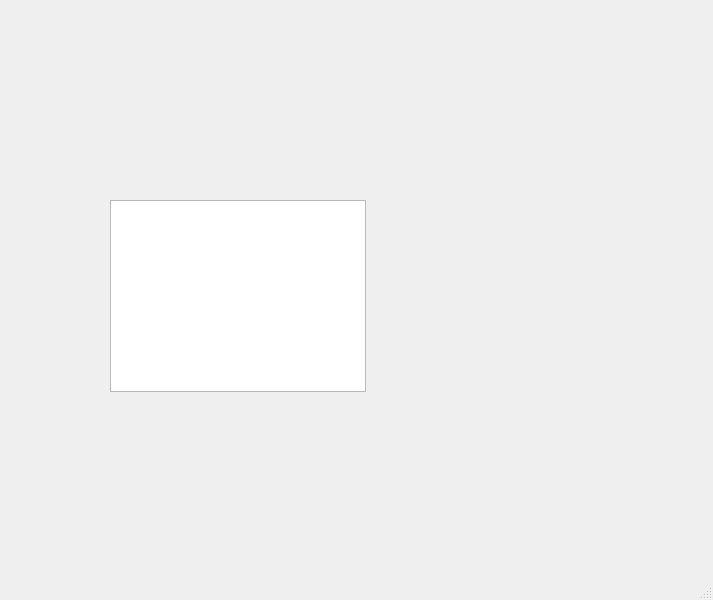
<?xml version="1.0" encoding="UTF-8"?>
<ui version="4.0">
 <class>MainWindow</class>
 <widget class="QMainWindow" name="MainWindow">
  <property name="geometry">
   <rect>
    <x>0</x>
    <y>0</y>
    <width>713</width>
    <height>600</height>
   </rect>
  </property>
  <property name="windowTitle">
   <string>MainWindow</string>
  </property>
  <widget class="QWidget" name="centralwidget">
   <widget class="QGraphicsView" name="graphicsView">
    <property name="geometry">
     <rect>
      <x>110</x>
      <y>200</y>
      <width>256</width>
      <height>192</height>
     </rect>
    </property>
   </widget>
  </widget>
  <widget class="QMenuBar" name="menubar">
   <property name="geometry">
    <rect>
     <x>0</x>
     <y>0</y>
     <width>713</width>
     <height>21</height>
    </rect>
   </property>
  </widget>
  <widget class="QStatusBar" name="statusbar"/>
 </widget>
 <resources/>
 <connections/>
</ui>
